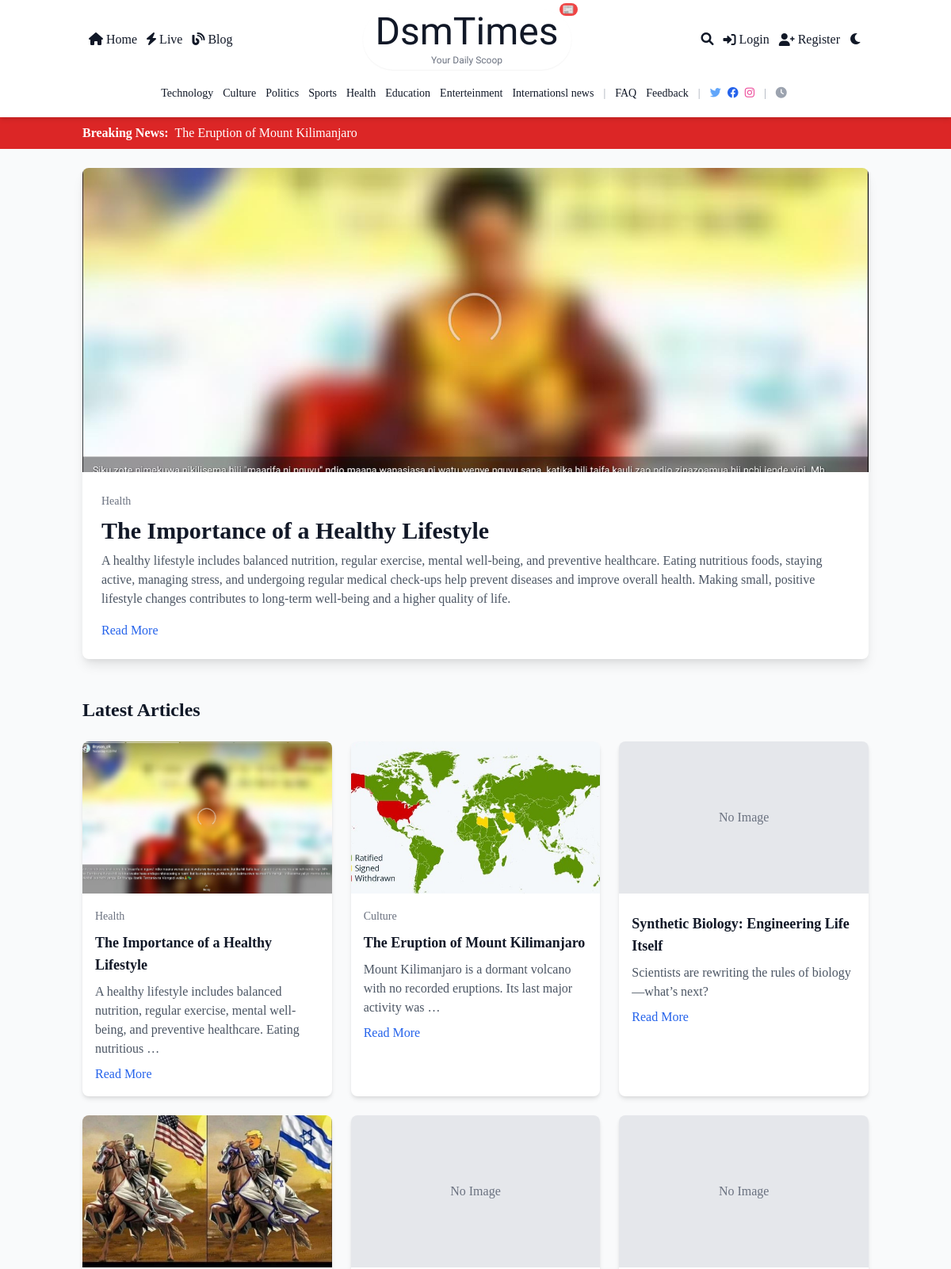
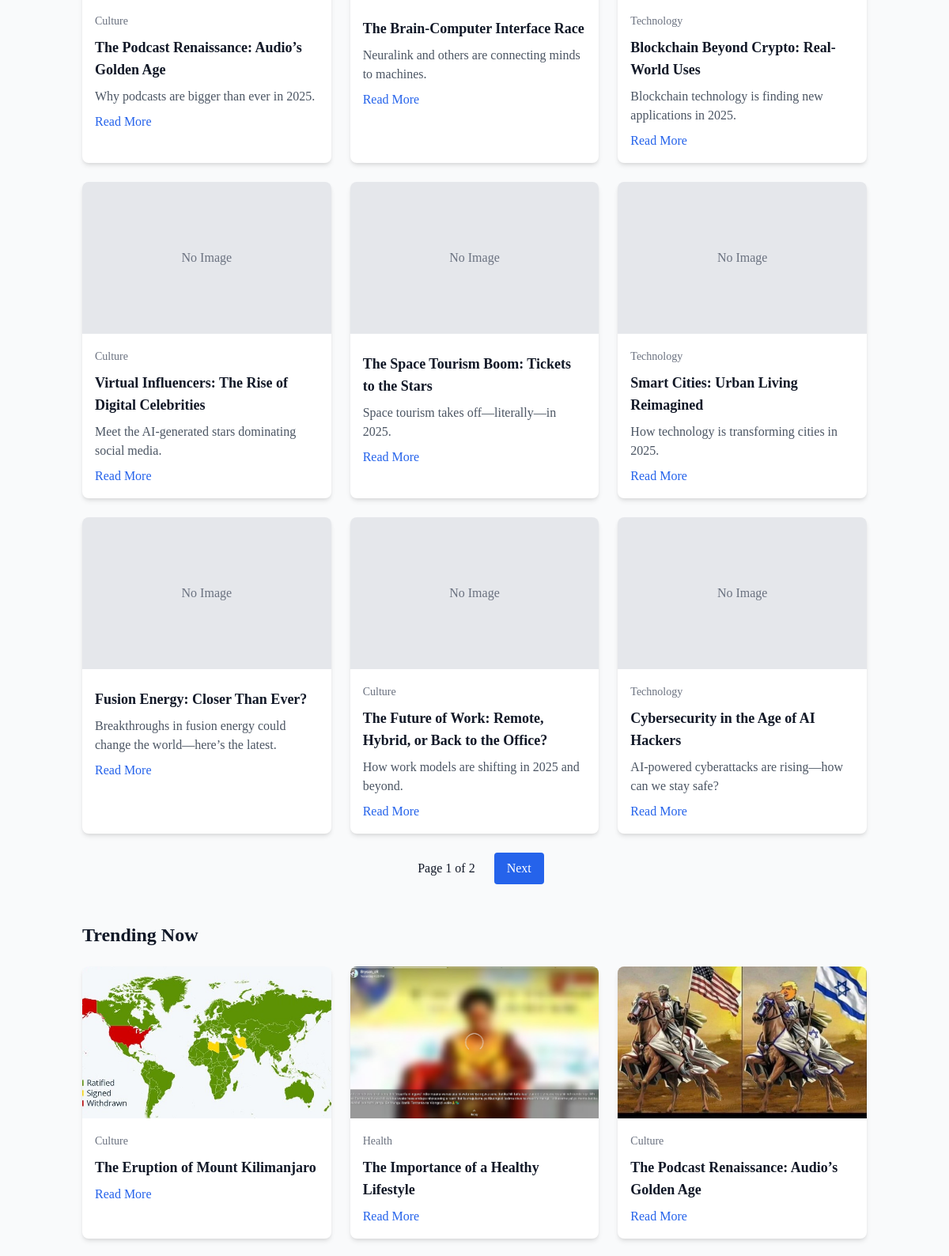
The page / (upper part) on the database its author committed (2 pictures, top to bottom).
### core/models.py (models this page shows, shortened)
class Category(models.Model):
    name = models.CharField(max_length=100, unique=True)
    slug = models.SlugField(unique=True)
    description = models.TextField(blank=True)
    image = models.ImageField(upload_to='category_images/', blank=True)
    is_special = models.BooleanField(default=False)
    color = models.CharField(max_length=7, blank=True, default='#000000')  # Hex color code

class Article(models.Model):
    STATUS_CHOICES = (
        ('draft', 'Draft'),
        ('pending', 'Pending Approval'),
        ('published', 'Published'),
        ('hidden', 'Hidden'),
    )
    title = models.CharField(max_length=200)
    slug = models.SlugField(unique=True)
    author = models.ForeignKey(User, on_delete=models.CASCADE, related_name='articles')
    category = models.ForeignKey(Category, on_delete=models.SET_NULL, null=True)
    tags = models.ManyToManyField(Tag, blank=True)
    content = models.TextField()
    summary = models.TextField(max_length=500)
    featured_image = models.ImageField(upload_to='article_images/', blank=True, null=True)
    is_premium = models.BooleanField(default=False)
    status = models.CharField(max_length=20, choices=STATUS_CHOICES, default='draft')
    submitted_at = models.DateTimeField(auto_now_add=True)
    published_at = models.DateTimeField(null=True, blank=True)
    updated_at = models.DateTimeField(auto_now=True)
    views_count = models.PositiveIntegerField(default=0)
    read_time_minutes = models.PositiveIntegerField(default=5)
    breaking_news = models.BooleanField(default=False)
    likes = models.ManyToManyField(User, related_name='liked_articles', blank=True)

### core/views.py (the view)
# urls.py: path('', views.home, name='home'),
def home(request):
    breaking_news = Article.objects.filter(breaking_news=True, status='published').order_by('-published_at')[:1]
    featured_article = Article.objects.filter(status='published', is_premium=False).order_by('-published_at').first()
    latest_articles = Article.objects.filter(status='published').order_by('-published_at')
    paginator = Paginator(latest_articles, 12)
    page_number = request.GET.get('page')
    page_obj = paginator.get_page(page_number)
    trending_articles = Article.objects.filter(status='published').order_by('-views_count')[:6]
    categories = Category.objects.all()
    return render(request, 'core/home.html', {
        'breaking_news': breaking_news,
        'featured_article': featured_article,
        'page_obj': page_obj,
        'trending_articles': trending_articles,
        'categories': categories,
    })

### core/context_processors.py (called while the page is built)
def global_context(request):
    categories = Category.objects.all()
    dark_mode = request.session.get('dark_mode', False)
    return {'categories': categories, 'dark_mode': dark_mode}

### core/templates/core/home.html (shortened to what this page needs)
{% extends 'core/base.html' %}
{% block content %}
    {% if featured_article %}
        <section class="max-w-6xl mx-auto mb-12 px-4 sm:px-0">
            <div class="bg-white dark:bg-gray-800 rounded-lg shadow-lg overflow-hidden">
                {% if featured_article.featured_image %}
                    <img src="{{ featured_article.featured_image.url }}" class="w-full h-48 sm:h-64 md:h-96 object-cover" alt="{{ featured_article.title }}">
                {% else %}
                    <div class="w-full h-48 sm:h-64 md:h-96 bg-gray-200 dark:bg-gray-700 flex items-center justify-center text-gray-500 dark:text-gray-400">No Image</div>
                {% endif %}
                <div class="p-4 sm:p-6">
                    <span class="text-sm text-gray-500 dark:text-gray-400 {% if featured_article.category.is_special %}special-category{% endif %}" data-color="{{ featured_article.category.color }}">
                        {{ featured_article.category.name }}
                    </span>
                    <h2 class="text-2xl sm:text-3xl font-bold mt-2 text-gray-900 dark:text-white">{{ featured_article.title }}</h2>
                    <p class="mt-2 text-gray-600 dark:text-gray-300">{{ featured_article.summary }}</p>
                    <a href="{% url 'article_detail' featured_article.slug %}" class="mt-4 inline-block text-blue-600 hover:underline">Read More</a>
                </div>
            </div>
        </section>
    {% endif %}
    <section class="max-w-6xl mx-auto px-4 sm:px-0">
        <h2 class="text-2xl font-semibold mb-6 text-gray-900 dark:text-white">Latest Articles</h2>
        <div class="grid grid-cols-1 sm:grid-cols-2 lg:grid-cols-3 gap-6">
            {% for article in page_obj %}
                <div class="bg-white dark:bg-gray-800 rounded-lg shadow-md overflow-hidden hover:shadow-lg transition">
                    {% if article.featured_image %}
                        <img src="{{ article.featured_image.url }}" class="w-full h-48 object-cover" alt="{{ article.title }}">
                    {% else %}
                        <div class="w-full h-48 bg-gray-200 dark:bg-gray-700 flex items-center justify-center text-gray-500 dark:text-gray-400">No Image</div>
                    {% endif %}
                    <div class="p-4">
                        <span class="text-sm text-gray-500 dark:text-gray-400 {% if article.category.is_special %}special-category{% endif %}" data-color="{{ article.category.color }}">
                            {{ article.category.name }}
                        </span>
                        <h3 class="text-lg font-semibold mt-2 text-gray-900 dark:text-white">{{ article.title }}</h3>
                        <p class="mt-2 text-gray-600 dark:text-gray-300">{{ article.summary|truncatewords:15 }}</p>
                        <a href="{% url 'article_detail' article.slug %}" class="mt-2 inline-block text-blue-600 hover:underline">Read More</a>
                    </div>
                </div>
            {% empty %}
                <p class="text-gray-600 dark:text-gray-300 col-span-full">No articles available.</p>
            {% endfor %}
        </div>
        <div class="mt-6 flex justify-center space-x-2">
            <span class="px-4 py-2">Page {{ page_obj.number }} of {{ page_obj.paginator.num_pages }}</span>
            {% if page_obj.has_next %}
                <a href="?page={{ page_obj.next_page_number }}" class="px-4 py-2 bg-blue-600 text-white rounded hover:bg-blue-700">Next</a>
            {% endif %}
        </div>
    </section>
    {% if trending_articles %}
        <section class="max-w-6xl mx-auto mt-12 px-4 sm:px-0">
            <h2 class="text-2xl font-semibold mb-6 text-gray-900 dark:text-white">Trending Now</h2>
            <div class="grid grid-cols-1 sm:grid-cols-2 lg:grid-cols-3 gap-6">
                {% for article in trending_articles %}
                    <div class="bg-white dark:bg-gray-800 rounded-lg shadow-md overflow-hidden hover:shadow-lg transition">
                        {% if article.featured_image %}
                            <img src="{{ article.featured_image.url }}" class="w-full h-48 object-cover" alt="{{ article.title }}">
                        {% else %}
                            <div class="w-full h-48 bg-gray-200 dark:bg-gray-700 flex items-center justify-center text-gray-500 dark:text-gray-400">No Image</div>
                        {% endif %}
                        <div class="p-4">
                            <span class="text-sm text-gray-500 dark:text-gray-400 {% if article.category.is_special %}special-category{% endif %}" data-color="{{ article.category.color }}">
                                {{ article.category.name }}
                            </span>
                            <h3 class="text-lg font-semibold mt-2 text-gray-900 dark:text-white">{{ article.title }}</h3>
                            <a href="{% url 'article_detail' article.slug %}" class="mt-2 inline-block text-blue-600 hover:underline">Read More</a>
                        </div>
                    </div>
                {% endfor %}
            </div>
        </section>
    {% endif %}
{% endblock %}

### core/templates/core/base.html (shortened to what this page needs)
{% load static %}
<!DOCTYPE html>
<html lang="en" class="{% if request.session.dark_mode %}dark{% endif %}">
<head>
    <link href="https://cdn.jsdelivr.net/npm/tailwindcss@2.2.19/dist/tailwind.min.css" rel="stylesheet">
    <link rel="stylesheet" href="https://cdnjs.cloudflare.com/ajax/libs/font-awesome/6.0.0/css/all.min.css">
    <link rel="stylesheet" href="{% static 'css/custom.css' %}">
</head>
<body class="bg-gray-50 dark:bg-gray-900 text-gray-900 dark:text-white font-serif antialiased">
    <header class="bg-white dark:bg-transparent shadow-md dark:shadow-none sticky top-0 z-50">
        <nav class="container mx-auto px-4 py-3">
            <div class="flex items-center justify-between">
                <div class="hidden sm:flex items-center space-x-3 dark:bg-transparent rounded-md px-2 py-1">
                    <a href="{% url 'home' %}" class="text-gray-900 dark:text-white hover:text-blue-500 dark:hover:text-blue-400 transition"><i class="fas fa-home mr-1"></i>Home</a>
                    <a href="{% url 'live_updates' %}" class="text-gray-900 dark:text-white hover:text-blue-500 dark:hover:text-blue-400 transition"><i class="fas fa-bolt mr-1"></i>Live</a>
                    <a href="{% url 'blog' %}" class="text-gray-900 dark:text-white hover:text-blue-500 dark:hover:text-blue-400 transition"><i class="fas fa-blog mr-1"></i>Blog</a>
                </div>
                <div class="flex-1 flex justify-center">
                    <a href="{% url 'home' %}" class="relative text-4xl sm:text-5xl lobster-regular font-semibold text-gray-900 dark:text-white hover:text-blue-500 dark:hover:text-blue-400 transition-colors duration-300 ease-in-out  dark:bg-transparent rounded-full px-4 py-1 shadow-sm dark:shadow-none">
                        DsmTimes
                        <span class="absolute -top-2 -right-2 text-xs bg-red-500 text-white rounded-full px-1 animate-pulse">📰</span>
                        <span class="block text-xs text-center text-gray-500 dark:text-gray-300 mt-1">Your Daily Scoop</span>
                    </a>
                </div>
                <div class="flex items-center space-x-2 sm:space-x-3  dark:bg-transparent rounded-md px-2 py-1">
                    <a href="{% url 'search' %}" class="text-gray-900 dark:text-white hover:text-blue-500 dark:hover:text-blue-400 transition"><i class="fas fa-search"></i></a>
                    {% if user.is_authenticated %}
                        <a href="{% url 'profile' %}" class="text-gray-900 dark:text-white hover:text-blue-500 dark:hover:text-blue-400 transition hidden sm:flex items-center text-sm"><i class="fas fa-user mr-1"></i>{{ user.username|truncatechars:10 }}{% if user.userprofile.is_editor %}{% if user.userprofile.is_chief_editor %} (Chief){% else %} (Ed){% endif %}{% endif %}</a>
                        {% if user.userprofile.is_editor %}
                            <a href="{% url 'submit_article' %}" class="text-gray-900 dark:text-white hover:text-blue-500 dark:hover:text-blue-400 transition hidden sm:flex items-center"><i class="fas fa-pen-to-square mr-1"></i>Submit Article</a>
                        {% endif %}
                        {% if user.userprofile.is_chief_editor %}
                            <a href="{% url 'custom_admin' %}" class="text-gray-900 dark:text-white hover:text-blue-500 dark:hover:text-blue-400 transition hidden sm:flex items-center"><i class="fas fa-crown mr-1"></i>Admin</a>
                        {% endif %}
                        <form method="post" action="{% url 'custom_logout' %}" class="inline hidden sm:block">
                            {% csrf_token %}
                            <button type="submit" class="text-gray-900 dark:text-white hover:text-blue-500 dark:hover:text-blue-400 transition flex items-center"><i class="fas fa-sign-out-alt mr-1"></i>Logout</button>
                        </form>
                    {% else %}
                        <a href="{% url 'login' %}" class="text-gray-900 dark:text-white hover:text-blue-500 dark:hover:text-blue-400 transition hidden sm:flex items-center"><i class="fas fa-sign-in-alt mr-1"></i>Login</a>
                        <a href="{% url 'register' %}" class="text-gray-900 dark:text-white hover:text-blue-500 dark:hover:text-blue-400 transition hidden sm:flex items-center"><i class="fas fa-user-plus mr-1"></i>Register</a>
                    {% endif %}
                    <a href="{% url 'toggle_dark_mode' %}" class="text-gray-900 dark:text-white hover:text-blue-500 dark:hover:text-blue-400 transition">
                        <i class="{% if request.session.dark_mode %}fas fa-sun text-yellow-400 dark:text-yellow-300{% else %}fas fa-moon{% endif %}"></i>
                    </a>
                </div>
            </div>
            <div class="hidden sm:flex justify-center mt-3">
                <div class=" dark:bg-transparent rounded-md px-3 py-2 flex flex-wrap items-center space-x-3 text-sm">
                    {% for category in categories %}
                        <a href="{% url 'category_detail' category.slug %}" class="text-gray-900 dark:text-white hover:text-blue-500 dark:hover:text-blue-400 transition relative {% if category.is_special %}special-category{% endif %}" data-color="{{ category.color }}">
                            {{ category.name }}
                        </a>
                    {% endfor %}
                    <span class="text-gray-400 dark:text-gray-300 mx-1">|</span>
                    <a href="{% url 'faq' %}" class="text-gray-900 dark:text-white hover:text-blue-500 dark:hover:text-blue-400 transition">FAQ</a>
                    <a href="{% url 'feedback' %}" class="text-gray-900 dark:text-white hover:text-blue-500 dark:hover:text-blue-400 transition">Feedback</a>
                    <span class="text-gray-400 dark:text-gray-300 mx-1">|</span>
                    <div class="flex space-x-2">
                        <a href="#" class="text-blue-400 dark:text-blue-300 hover:text-blue-500 dark:hover:text-blue-400"><i class="fab fa-twitter"></i></a>
                        <a href="#" class="text-blue-600 dark:text-blue-500 hover:text-blue-700 dark:hover:text-blue-600"><i class="fab fa-facebook"></i></a>
                        <a href="#" class="text-pink-500 dark:text-pink-400 hover:text-pink-600 dark:hover:text-pink-500"><i class="fab fa-instagram"></i></a>
                    </div>
                    <span class="text-gray-400 dark:text-gray-300 mx-1">|</span>
                    <span><i class="fas fa-clock mr-1 text-gray-400 dark:text-gray-300"></i>{{ "now"|date:"H:i, F j, Y" }}</span>
                </div>
            </div>
        </nav>
    </header>
    {% if breaking_news %}
        <div class="bg-red-600 dark:bg-transparent text-white py-2">
            <div class="container mx-auto px-4 flex items-center flex-wrap">
                <span class="font-bold mr-2">Breaking News:</span>
                {% for article in breaking_news %}
                    <a href="{% url 'article_detail' article.slug %}" class="hover:underline mr-2">{{ article.title }}</a>
                {% endfor %}
            </div>
        </div>
    {% endif %}
    <main class="container mx-auto px-4 py-6">
        {% block content %}{% endblock %}
    </main>
</body>
</html>

### static/css/custom.css (style rules this page uses)
body { font-family: 'Times New Roman', Times, serif; }
.lobster-regular { font-family: "Lobster", sans-serif; font-weight: 400; font-style: normal; }

### rows shown on the page
Category: name "Technology"
Category: name "Culture"
Category: name "Politics"
Category: name "Sports"
Category: name "Health"
Category: name "Education"
Category: name "Enterteinment"
Category: name "Internationsl news"
Article: title "The Eruption of Mount Kilimanjaro", featured_image (picture), category.name "Culture", summary "Mount Kilimanjaro is a dormant volcano with no recorded eruptions. Its last major activity was …"
Article: featured_image (picture), category.name "Health", title "The Importance of a Healthy Lifestyle", summary "A healthy lifestyle includes balanced nutrition, regular exercise, mental well-being, and preventive healthcare. Eating nutritious foods, staying active, managing stress, and undergoing regular medical check-ups help prevent diseases and improve overall health. Making small, positive lifestyle changes contributes to long-term well-being and a higher quality of life.", summary "A healthy lifestyle includes balanced nutrition, regular exercise, mental well-being, and preventive healthcare. Eating nutritious …"
Article: featured_image "No Image", title "Synthetic Biology: Engineering Life Itself", summary "Scientists are rewriting the rules of biology—what’s next?"
Article: featured_image (picture), category.name "Culture", title "The Podcast Renaissance: Audio’s Golden Age", summary "Why podcasts are bigger than ever in 2025."
Article: featured_image "No Image", title "The Brain-Computer Interface Race", summary "Neuralink and others are connecting minds to machines."
Article: featured_image "No Image", category.name "Technology", title "Blockchain Beyond Crypto: Real-World Uses", summary "Blockchain technology is finding new applications in 2025."
Article: featured_image "No Image", category.name "Culture", title "Virtual Influencers: The Rise of Digital Celebrities", summary "Meet the AI-generated stars dominating social media."
Article: featured_image "No Image", title "The Space Tourism Boom: Tickets to the Stars", summary "Space tourism takes off—literally—in 2025."
Article: featured_image "No Image", category.name "Technology", title "Smart Cities: Urban Living Reimagined", summary "How technology is transforming cities in 2025."
Article: featured_image "No Image", title "Fusion Energy: Closer Than Ever?", summary "Breakthroughs in fusion energy could change the world—here’s the latest."
Article: featured_image "No Image", category.name "Culture", title "The Future of Work: Remote, Hybrid, or Back to the Office?", summary "How work models are shifting in 2025 and beyond."
Article: featured_image "No Image", category.name "Technology", title "Cybersecurity in the Age of AI Hackers", summary "AI-powered cyberattacks are rising—how can we stay safe?"

### other values the page prints
{{ page_obj.number }} "1"
{{ page_obj.paginator.num_pages }} "2"
